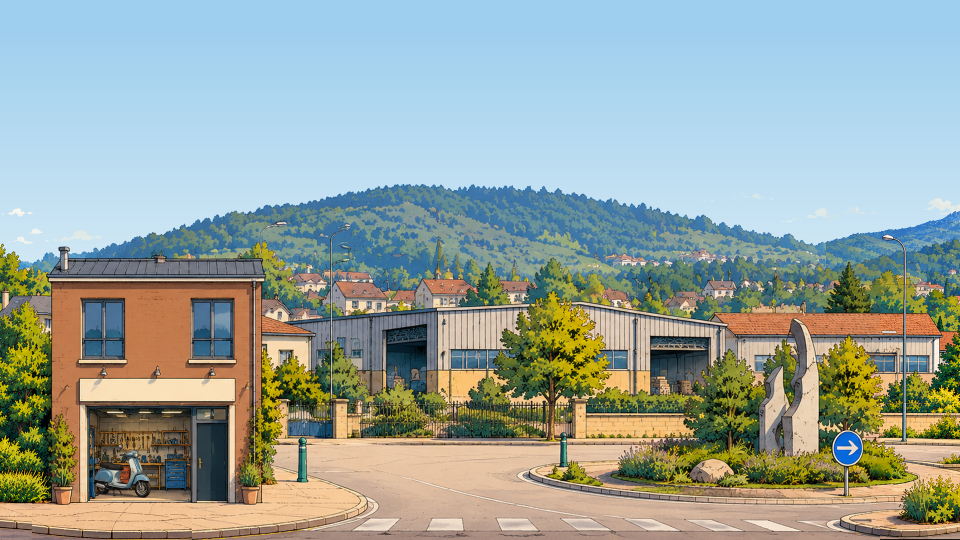
#> input picture assets/generated/carte-plate/tuile-08-periurbain-b.png, 1920 x 1080 px, found by its file name (shown at 1/2 size)
$ python jonctions-synchroniser.py
#> lines starting #> are read from the running program, lines starting #| are printed output that depends on the picture; after the words box and inside, x2 and y2 are one past the last pixel; in counts of white or black regions, pixels touching at a corner belong together; pictures that were not available may be replaced by others from this repository, and a replacement may not be noted
from pathlib import Path
from PIL import Image
import numpy as np

root = Path(__file__).resolve().parents[3]
s = root / 'docs/retouches-carte/sources'
archive = (root.parent / 'Presidentielles 2027 - fichiers retirés' / '2026-10-09 carte plate seule/docs/production/decor-v3/carte-plate').resolve()
names = ['tuile-08-periurbain-b.png', 'tuile-09-periurbain-c.png', 'tuile-13-retraites-a.png', 'tuile-14-retraites-b.png', 'tuile-15-retraites-c.png', 'tuile-17-riches-b.png']
patches = []
for name in names:
    current = np.array(Image.open(root / 'assets/images/carte' / name).convert('RGB'))
    before = np.array(Image.open(s / ('jonctions-' + name)).convert('RGB'))
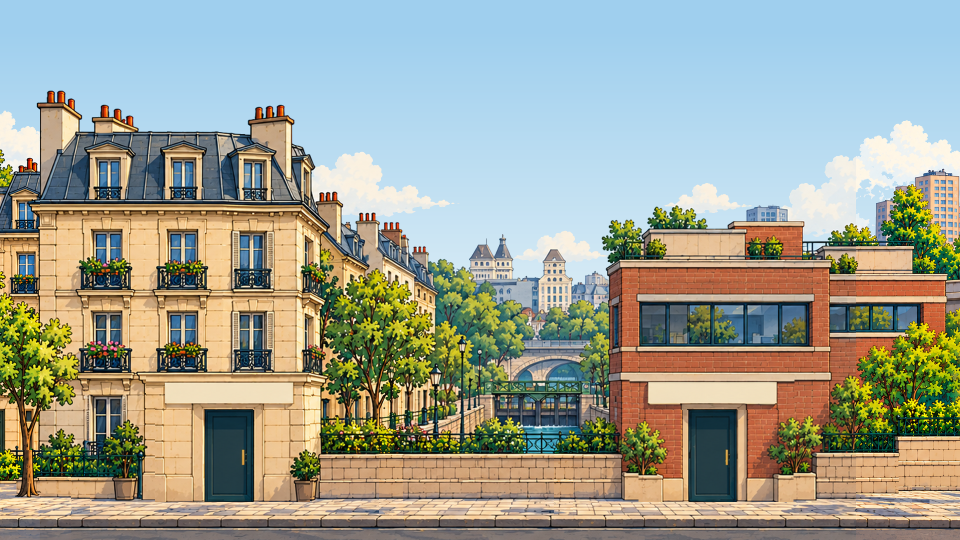
#> input picture assets/generated/carte-plate/tuile-03-paris-c.png, 1920 x 1080 px, given in place of jonctions-tuile-08-periurbain-b.png, which was not available (shown at 1/2 size)
    changed = np.any(current != before, axis=2)
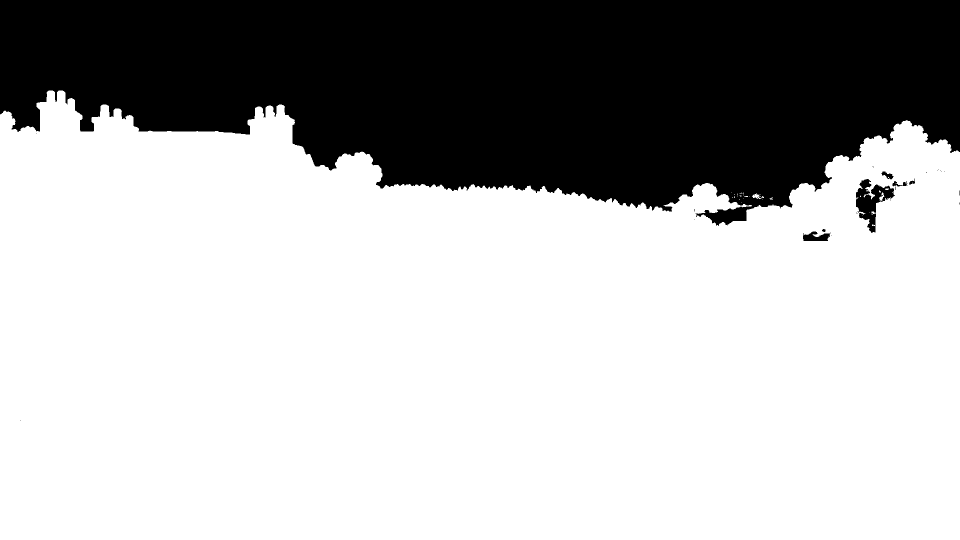
#> changed: shape (1080, 1920) bool (shown at 1/2 size); 69.9% white; 32 black regions (25 under 20 px), largest, box (x1, y1, x2, y2) and area: (0, 0, 1920, 452) 619461, (1712, 358, 1790, 466) 3521, (1606, 463, 1660, 482) 695
    saved_mask = np.array(Image.open(s / ('jonctions-masque-' + name))) > 0
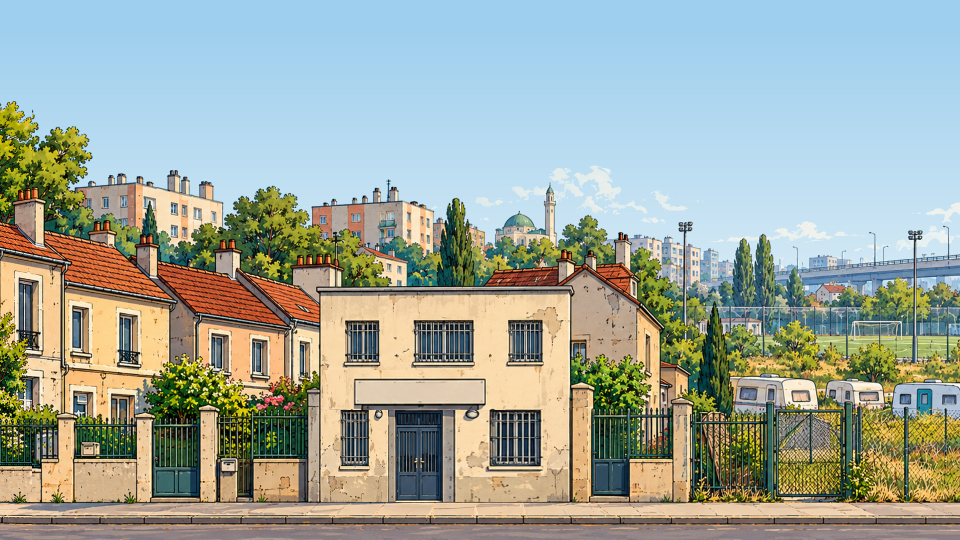
#> input picture assets/generated/carte-plate/tuile-06-banlieue-c.png, 1920 x 1080 px, given in place of jonctions-masque-tuile-08-periurbain-b.png, which was not available (shown at 1/2 size)
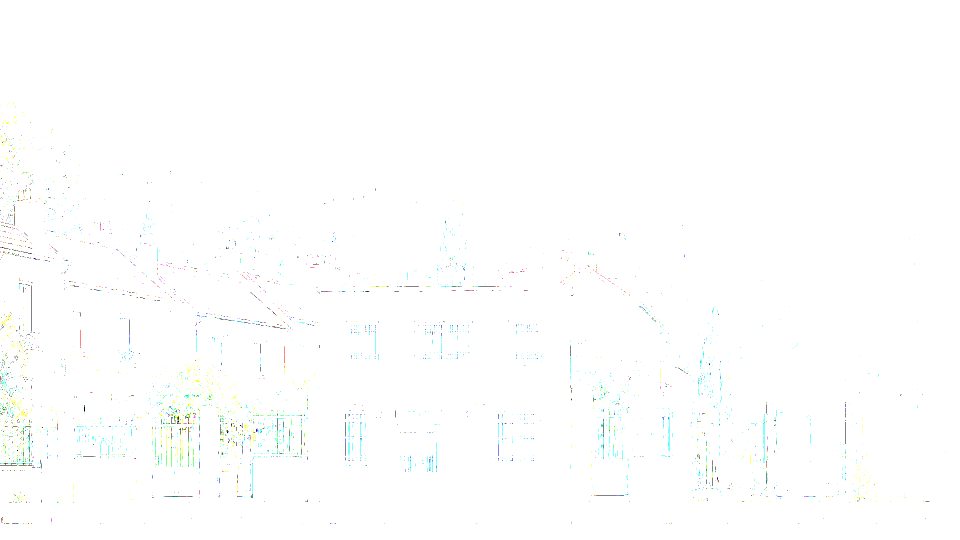
#> saved_mask: shape (1080, 1920, 4) bool (shown at 1/2 size); mean R, G, B, A 0.995, 0.998, 0.996, 1
#> (the run stopped early here; a loop or call above may not have finished)
